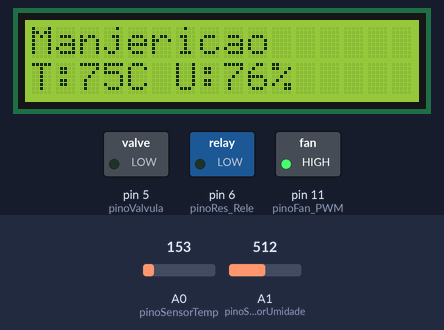
Recording of a sketch running on a simulated Arduino Uno, built with avr-gcc and run on an emulated ATmega328P. On the bench: 16×2 character LCD, switched loads named in the sketch (green lamp = pin HIGH). Inputs (shaded band) come from the test bench; at power-on: A1 (pinoSensorUmidade) = 512, A0 (pinoSensorTemp) = 153. What the sketch prints to the serial monitor is not drawn.

Above: at 3.3 s.
3.4 s: A1 (pinoSensorUmidade) set to 806
At 5.1 s:
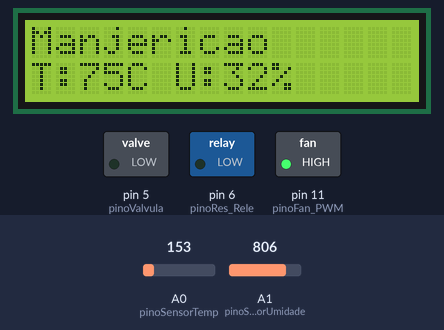
5.6 s: A1 (pinoSensorUmidade) set to 835
At 6.6 s:
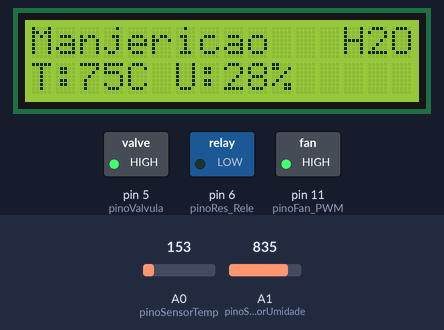
7.6 s: A0 (pinoSensorTemp) set to 165
At 9.3 s:
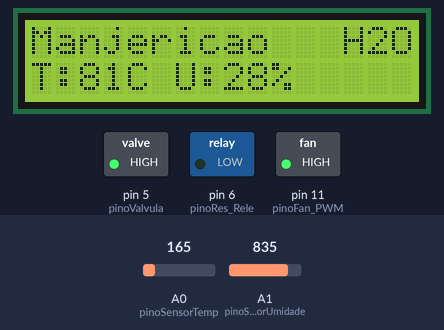
9.6 s: A1 (pinoSensorUmidade) set to 800
At 10.9 s:
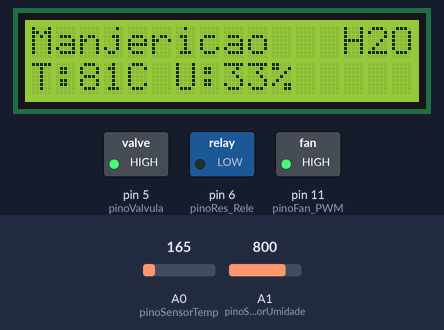
11.6 s: A1 (pinoSensorUmidade) set to 765
At 13.6 s:
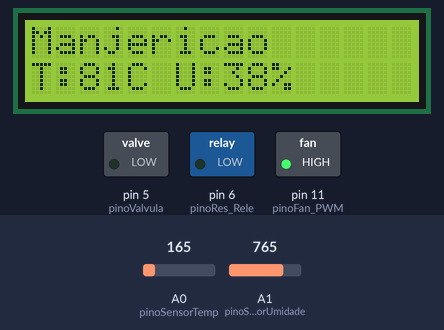
Timing chart, 0 to 15.1 s (numbered marks = the images above; inputs shaded):
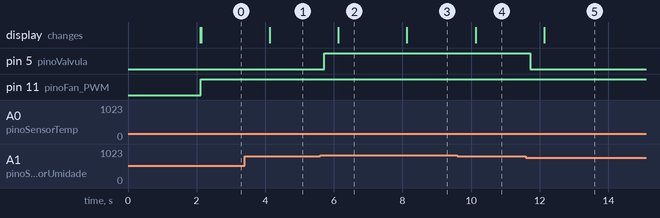

Measured:
- the behaviour switches between 823 and 824 on A1 (pinoSensorUmidade) (found by bisection; images 1 and 2)
- the behaviour switches between 784 and 783 on A1 (pinoSensorUmidade) (found by bisection; images 4 and 5)
- after the input at 3.4 s, the display: changes after 0.73 s (image 1)
- after the input at 5.6 s, pin 5 (pinoValvula): LOW → HIGH after 0.12 s; the display: changes after 0.53 s (image 2)
- after the input at 7.6 s, the display: changes after 0.53 s (image 3)
- after the input at 9.6 s, the display: changes after 0.53 s (image 4)
- after the input at 11.6 s, pin 5 (pinoValvula): HIGH → LOW after 0.12 s; the display: changes after 0.53 s (image 5)

The sketch:

greenhouse.ino
```cpp
/*
 * Controlador de Estufa Automática - Versão 2
 * * Mapeamento de Hardware:
 * * DISPLAY LCD 1602A (Modo 4-bit):
 * - RS -> Pino 12
 * - E  -> Pino 8
 * - D4 -> Pino 7
 * - D5 -> Pino 4
 * - D6 -> Pino 2
 * - D7 -> Pino 13
 * * BLUETOOTH (HC-05/06):
 * - TX -> Pino 10 (Arduino RX)
 * - RX -> Pino 9  (Arduino TX)
 * * CONTROLE DE TEMPERATURA:
 * - Ventoinha (Resfriamento): Pino 11 (PWM - Ponte H Canal A)
 * - Resistor (Aquecimento):   Pino 6  (RELÉ - Agora Digital ON/OFF)
 * - Sensor Temp (LM35):       Pino A0
 * * CONTROLE DE UMIDADE:
 * - Válvula Solenoide:        Pino 5  (Digital - Ativa Relé/Driver)
 * - Sensor Solo (LM393):      Pino A1 (Saída Analógica AO do sensor)
 */

#include <LiquidCrystal.h>
#include <SoftwareSerial.h>

// Inicialização do LCD
LiquidCrystal lcd(12, 8, 7, 4, 2, 13);

// Bluetooth
SoftwareSerial btSerial(10, 9); // RX=10, TX=9

// =============================================================
// PINOS DE CONTROLE (ATUALIZADO)
// =============================================================

// VENTILADOR (Resfriamento - PWM)
const int pinoFan_PWM = 11;

// RESISTOR (Aquecimento - RELÉ - Digital)
const int pinoRes_Rele = 6;

// VÁLVULA SOLENOIDE (Irrigação - Digital)
const int pinoValvula = 5;

// SENSORES
const int pinoSensorTemp = A0;    // LM35
const int pinoSensorUmidade = A1; // LM393 (Usar pino AO do módulo)

// =============================================================
// PARÂMETROS DE CONTROLE
// =============================================================

// Parâmetros PI (Apenas para o Ventilador agora)
float Kp = 15.0;
float Ki = 0.5;

// Variáveis de Controle
double temperaturaAtual = 0;
int umidadeAtual = 0; // 0 a 100%
double erro = 0;
double termoIntegral = 0;
double saidaControle = 0;

unsigned long ultimaLeitura = 0;
const int intervaloControle = 200;

// Estrutura de Presets (Plantas)
struct Preset {
  const char* name;
  float temperature;  // °C
  int soilMoisture;   // % (Alvo de umidade)
};

const int NUM_PRESETS = 5;
Preset presets[NUM_PRESETS] = {
  {"Manjericao", 29.0, 30}, // Gosta de solo úmido
  {"Coentro",    17.0, 40},
  {"Salsinha",   24.0, 40},
  {"Cebolinha",  18.5, 30},
  {"Oregano",    18.5, 10}  // Gosta de solo mais seco
};

int activePreset = 0;
String btCommand = "";
unsigned long ultimaAtualizacaoDisplay = 0;
const int intervaloDisplay = 1000;

void setup() {
  Serial.begin(9600);
  btSerial.begin(9600);
  lcd.begin(16, 2);

  // Configuração dos Pinos
  pinMode(pinoFan_PWM, OUTPUT);
  pinMode(pinoRes_Rele, OUTPUT); // Agora é saída digital p/ Relé
  pinMode(pinoValvula, OUTPUT);

  // Inicializa tudo desligado
  digitalWrite(pinoRes_Rele, LOW);
  digitalWrite(pinoValvula, LOW);
  analogWrite(pinoFan_PWM, 0);

  // Intro
  lcd.clear();
  lcd.print("Smart Greenhouse");
  lcd.setCursor(0, 1);
  lcd.print("V2.0 - Relay");
  delay(2000);

  displayPreset();

  Serial.println("--- GREENHOUSE CONTROLLER V2 ---");
  Serial.println("Aquecimento: Rele (Pino 6)");
  Serial.println("Irrigacao: Solenoide (Pino 5)");
}

void loop() {
  unsigned long agora = millis();

  // Executa ciclos de controle
  if (agora - ultimaLeitura >= intervaloControle) {
    executarControleTemperatura();
    executarControleUmidade(); // Nova função de irrigação
    ultimaLeitura = agora;
  }

  // Atualiza LCD
  if (agora - ultimaAtualizacaoDisplay >= intervaloDisplay) {
    displayPreset();
    ultimaAtualizacaoDisplay = agora;
  }

  // Leitura Bluetooth
  if (btSerial.available()) {
    char c = btSerial.read();
    if (c == '\n' || c == '\r') {
      if (btCommand.length() > 0) {
        processBluetoothCommand(btCommand);
        btCommand = "";
      }
    } else {
      btCommand += c;
    }
  }
}

// =============================================================
// FUNÇÕES DE CONTROLE
// =============================================================

void executarControleTemperatura() {
  // 1. Ler Temperatura
  temperaturaAtual = lerTemperaturaMedia();
  double setpoint = presets[activePreset].temperature;

  // 2. Calcular Erro e PI
  erro = setpoint - temperaturaAtual;
  termoIntegral += (erro * Ki);

  // Anti-Windup
  if (termoIntegral > 255) termoIntegral = 255;
  if (termoIntegral < -255) termoIntegral = -255;

  // Saída do PI
  saidaControle = (Kp * erro) + termoIntegral;

  // 3. Atuar no Sistema (Lógica Híbrida: Relé + PWM)
  atuarNoSistemaHibrido(saidaControle, temperaturaAtual, setpoint);
}

void atuarNoSistemaHibrido(double output, double tempAtual, double alvo) {
  // Histerese para o Relé do Resistor (Para não ficar clicando loucamente)
  // Se precisa aquecer (Output positivo)

  if (output > 0) {
    // --- MODO AQUECIMENTO (RESISTOR NO RELÉ) ---
    // Ventoinha desligada
    analogWrite(pinoFan_PWM, 0);

    // Lógica Bang-Bang com Histerese para o Relé
    // Só liga o relé se a temperatura cair 0.5 abaixo do alvo
    if (tempAtual < (alvo - 0.5)) {
      digitalWrite(pinoRes_Rele, HIGH); // Liga Relé
    }
    // Só desliga o relé se passar do alvo
    else if (tempAtual >= alvo) {
      digitalWrite(pinoRes_Rele, LOW);  // Desliga Relé
    }
  }
  else {
    // --- MODO RESFRIAMENTO (VENTOINHA PWM) ---
    // Resistor Desligado (Segurança)
    digitalWrite(pinoRes_Rele, LOW);

    // Calcula PWM da Ventoinha
    double outputFan = abs(output);
    if (outputFan > 255) outputFan = 255;
    int pwmVal = (int)outputFan;

    // Correção Zona Morta Ventoinha
    if (pwmVal > 0 && pwmVal < 60) pwmVal = 60;

    analogWrite(pinoFan_PWM, pwmVal);
  }
}

void executarControleUmidade() {
  // 1. Ler o Sensor de Umidade (LM393)
  // Mapeamento: O sensor geralmente retorna valor ALTO (1023) quando SECO
  // e valor BAIXO quando MOLHADO. Vamos inverter para porcentagem (0-100%).
  int leituraBruta = analogRead(pinoSensorUmidade);

  // CALIBRAÇÃO AJUSTADA:
  // - Sensor SECO (ar livre): ~1023 -> 0% de umidade
  // - Sensor MOLHADO (água): ~358 -> 100% de umidade
  // Ajuste esses valores conforme seu sensor específico
  const int VALOR_SECO = 1023;    // Leitura quando sensor está seco
  const int VALOR_MOLHADO = 358;  // Leitura quando sensor está molhado (calibrado)

  umidadeAtual = map(leituraBruta, VALOR_SECO, VALOR_MOLHADO, 0, 100);

  // Trava entre 0 e 100
  if (umidadeAtual < 0) umidadeAtual = 0;
  if (umidadeAtual > 100) umidadeAtual = 100;

  // 2. Controle On-Off da Válvula
  int alvoUmidade = presets[activePreset].soilMoisture;

  // Se a umidade estiver abaixo do alvo (ex: alvo 30%, atual 20%) -> LIGA ÁGUA
  if (umidadeAtual < alvoUmidade) {
    digitalWrite(pinoValvula, HIGH);
  }
  // Se a umidade atingiu o alvo + margem (ex: 35%) -> DESLIGA ÁGUA
  else if (umidadeAtual > (alvoUmidade + 5)) {
    digitalWrite(pinoValvula, LOW);
  }
}

// =============================================================
// FUNÇÕES AUXILIARES E BLUETOOTH
// =============================================================

void processBluetoothCommand(String command) {
  command.trim();
  Serial.println("CMD: " + command);

  if (command.startsWith("PRESET:")) {
    String presetName = command.substring(7);
    presetName.trim();
    for (int i = 0; i < NUM_PRESETS; i++) {
      if (presetName.equalsIgnoreCase(presets[i].name)) {
        activePreset = i;
        btSerial.println("OK: " + String(presets[i].name));
        lcd.clear(); lcd.print("BT: Preset OK"); delay(500);
        return;
      }
    }
    btSerial.println("ERROR: Preset not found");
  }
  else if (command.equalsIgnoreCase("STATUS")) {
    // Formato compatível com o app Python:
    // Preset:Nome|Temp:25.3C|Target:29C|Moisture:30%|Valve:ON
    btSerial.print("Preset:");
    btSerial.print(presets[activePreset].name);
    btSerial.print("|Temp:");
    btSerial.print(temperaturaAtual, 1);
    btSerial.print("C|Target:");
    btSerial.print(presets[activePreset].temperature, 1);
    btSerial.print("C|Moisture:");
    btSerial.print(umidadeAtual);
    btSerial.print("%|Valve:");
    btSerial.println((digitalRead(pinoValvula) ? "ON" : "OFF"));
  }
}

void displayPreset() {
  lcd.clear();
  // Linha 1: Nome e Status Válvula
  lcd.setCursor(0, 0);
  lcd.print(presets[activePreset].name);
  lcd.setCursor(13, 0);
  if (digitalRead(pinoValvula)) lcd.print("H2O"); // Mostra se regando

  // Linha 2: Temp e Umidade
  lcd.setCursor(0, 1);
  lcd.print("T:");
  lcd.print(temperaturaAtual, 0);
  lcd.print("C ");

  lcd.print("U:");
  lcd.print(umidadeAtual);
  lcd.print("%");
}

double lerTemperaturaMedia() {
  long soma = 0;
  for (int i = 0; i < 10; i++) {
    soma += analogRead(pinoSensorTemp);
    delay(2);
  }
  return ((soma / 10.0) * 5.0 / 1023.0) / 0.01;
}
```
